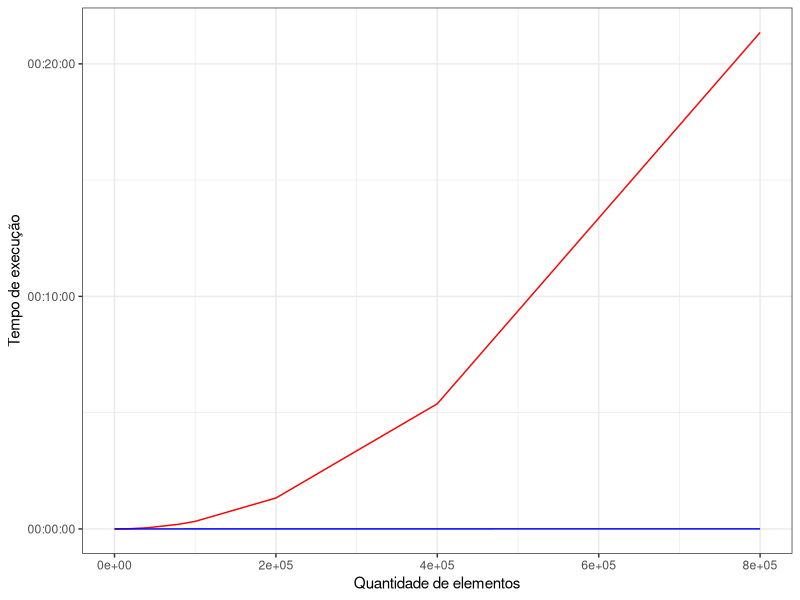

This chart was generated by the following R code:
library(ggplot2)

tExec <- read.csv("resultados.csv")

ggplot(data = tExec, aes(x = tamanho))+
  geom_line(aes(y=tempoNaive), color = "red")+
  geom_line(aes(y=tempoDac), color = "blue") +
  scale_y_time(name = "Tempo de execução")+
  scale_x_continuous(name = "Quantidade de elementos") +
  theme_bw()
  

